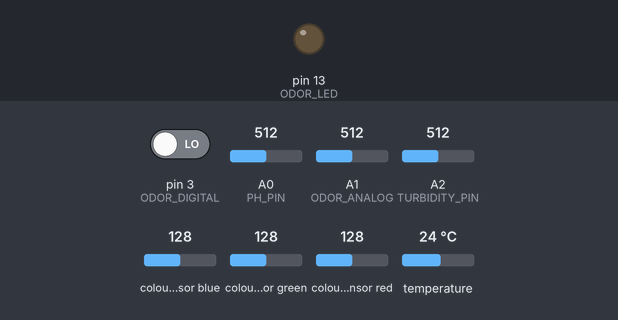
Bench run of a sketch on a simulated Arduino Uno, built with avr-gcc and run on an emulated ATmega328P. On the bench: output pins drawn as LEDs (lit = HIGH). Wiring (inferred from the names in the program): TCS3200 colour sensor: output pin 8; S2 pin 7; S3 pin 6; S0 pin 5; S1 pin 4. The inputs (shaded band) are chosen by the test bench; at power-on: pin 3 (ODOR_DIGITAL) LOW, A0 (PH_PIN) = 512, A1 (ODOR_ANALOG) = 512, A2 (TURBIDITY_PIN) = 512, colour sensor blue 128, colour sensor green 128, colour sensor red 128, temperature 24 °C. Pins used as bus, display or sensor lines are not drawn; what the sketch prints to the serial monitor is not drawn.

Above: at 0.1 s.
At 0.8 s:
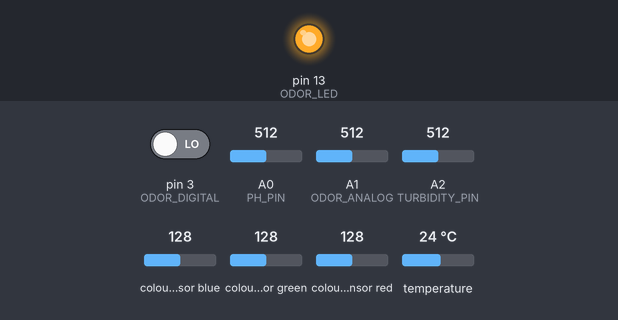
Timing chart, 0 to 2.3 s (numbered marks = the images above):
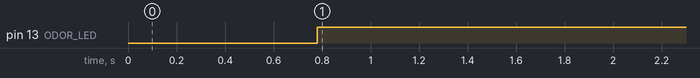

Measured:
- by itself, pin 13 (ODOR_LED): LOW → HIGH at 0.78 s

The sketch:

final_code.ino
```cpp
#include <OneWire.h>
#include <DallasTemperature.h>

/* TEMPERATURE (DS18B20)*/
#define ONE_WIRE_BUS 2
OneWire oneWire(ONE_WIRE_BUS);
DallasTemperature tempSensor(&oneWire);

/* ODOR SENSOR*/
#define ODOR_ANALOG A1
#define ODOR_DIGITAL 3
#define ODOR_LED 13

/*  COLOR SENSOR (TCS3200) */
#define S0 5
#define S1 4
#define S2 7
#define S3 6
#define OUT 8

/*  TURBIDITY  */
#define TURBIDITY_PIN A2
const int CLEAR_THRESHOLD = 32;
const int NUM_SAMPLES = 10;

/*  pH SENSOR */
#define PH_PIN A0
#define VREF 5.0
float calibration_value = 16.5176;


void setup() {
  Serial.begin(9600);
  //Serial.println("Milk Quality Monitoring System");

  // Temperature
  tempSensor.begin();

  // Odor
  pinMode(ODOR_LED, OUTPUT);
  pinMode(ODOR_DIGITAL, INPUT);

  // Color sensor
  pinMode(S0, OUTPUT);
  pinMode(S1, OUTPUT);
  pinMode(S2, OUTPUT);
  pinMode(S3, OUTPUT);
  pinMode(OUT, INPUT);
  digitalWrite(S0, HIGH);
  digitalWrite(S1, LOW);

  // Turbidity
  pinMode(TURBIDITY_PIN, INPUT);
}


void loop() {

  /*  TEMPERATURE  */
  tempSensor.requestTemperatures();
  float tempC = tempSensor.getTempCByIndex(0);
  // Serial.print("Temp (°C): ");
  // Serial.println(tempC);

  /*  ODOR */
  int odorAnalog = analogRead(ODOR_ANALOG);
  int odorDigital = digitalRead(ODOR_DIGITAL);

  digitalWrite(ODOR_LED, odorAnalog > 300 ? HIGH : LOW);
  // Serial.print("Odor Analog: ");
  // Serial.print(odorAnalog);
  // Serial.print(" | Odor Digital: ");
  // Serial.println(odorDigital);

  /* COLOR  */
  int red = readRed();
  int green = readGreen();
  int blue = readBlue();

  red   = constrain(map(red, 13, 228, 255, 0), 0, 255);
  green = constrain(map(green, 13, 255, 255, 0), 0, 255);
  blue  = constrain(map(blue, 13, 224, 255, 0), 0, 255);

  // Serial.print("RGB: ");
  // Serial.print(red);
  // Serial.print(", ");
  // Serial.print(green);
  // Serial.print(", ");
  // Serial.println(blue);

  /*  TURBIDITY  */
  long sum = 0;
  for (int i = 0; i < NUM_SAMPLES; i++) {
    sum += analogRead(TURBIDITY_PIN);
    delay(10);
  }

  int avgValue = sum / NUM_SAMPLES;
  int turbidityState;

  if (avgValue >= CLEAR_THRESHOLD) {
    turbidityState = 1;
  } else {
    turbidityState = 0;
  }
  //int turbidityState = digitalRead(TURBIDITY_PIN);
  // Serial.print("Turbidity: ");
  // Serial.println(turbidityState ? "CLEAR" : "CLOUDY");

  /*  pH  */
  int ph_adc = analogRead(PH_PIN);
  float ph_voltage = ph_adc * (VREF / 1023.0);
  float pH = -5.70 * ph_voltage + calibration_value;

  // Serial.print("pH: ");
  // Serial.println(pH, 2);

  // Serial.println("--------------------------------");
  delay(1000);

  //  SEND DATA TO PYTHON (CSV FORMAT)
  Serial.print(pH); Serial.print(",");
  Serial.print(tempC); Serial.print(",");
  Serial.print(odorDigital); Serial.print(",");
  Serial.print(turbidityState); Serial.print(",");
  Serial.println(red);

  delay(1000);   // 1 second sampling
}

/*  COLOR FUNCTIONS  */
int readRed() {
  digitalWrite(S2, LOW);
  digitalWrite(S3, LOW);
  return pulseIn(OUT, LOW);
}

int readGreen() {
  digitalWrite(S2, HIGH);
  digitalWrite(S3, HIGH);
  return pulseIn(OUT, LOW);
}

int readBlue() {
  digitalWrite(S2, LOW);
  digitalWrite(S3, HIGH);
  return pulseIn(OUT, LOW);
}
```
